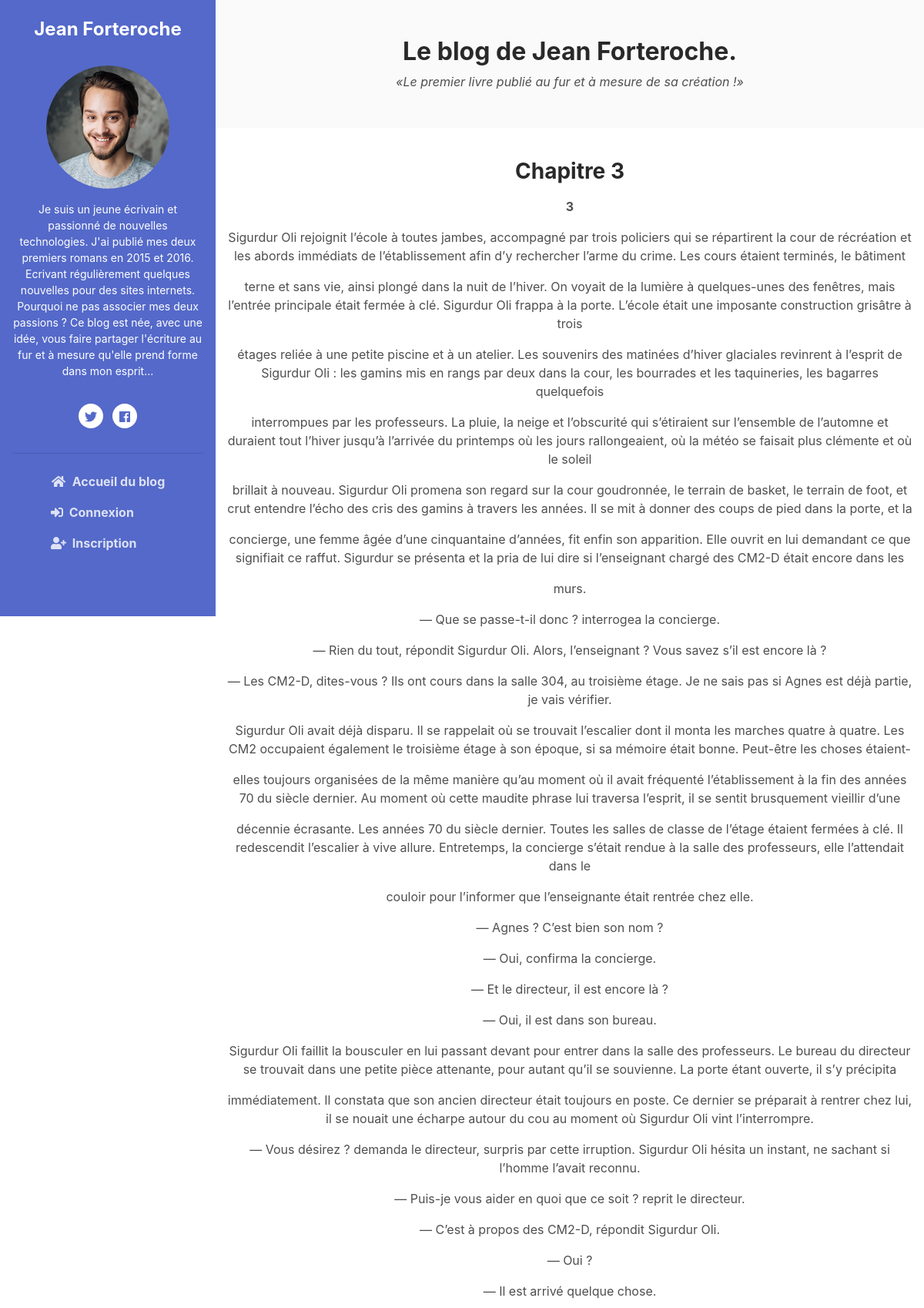
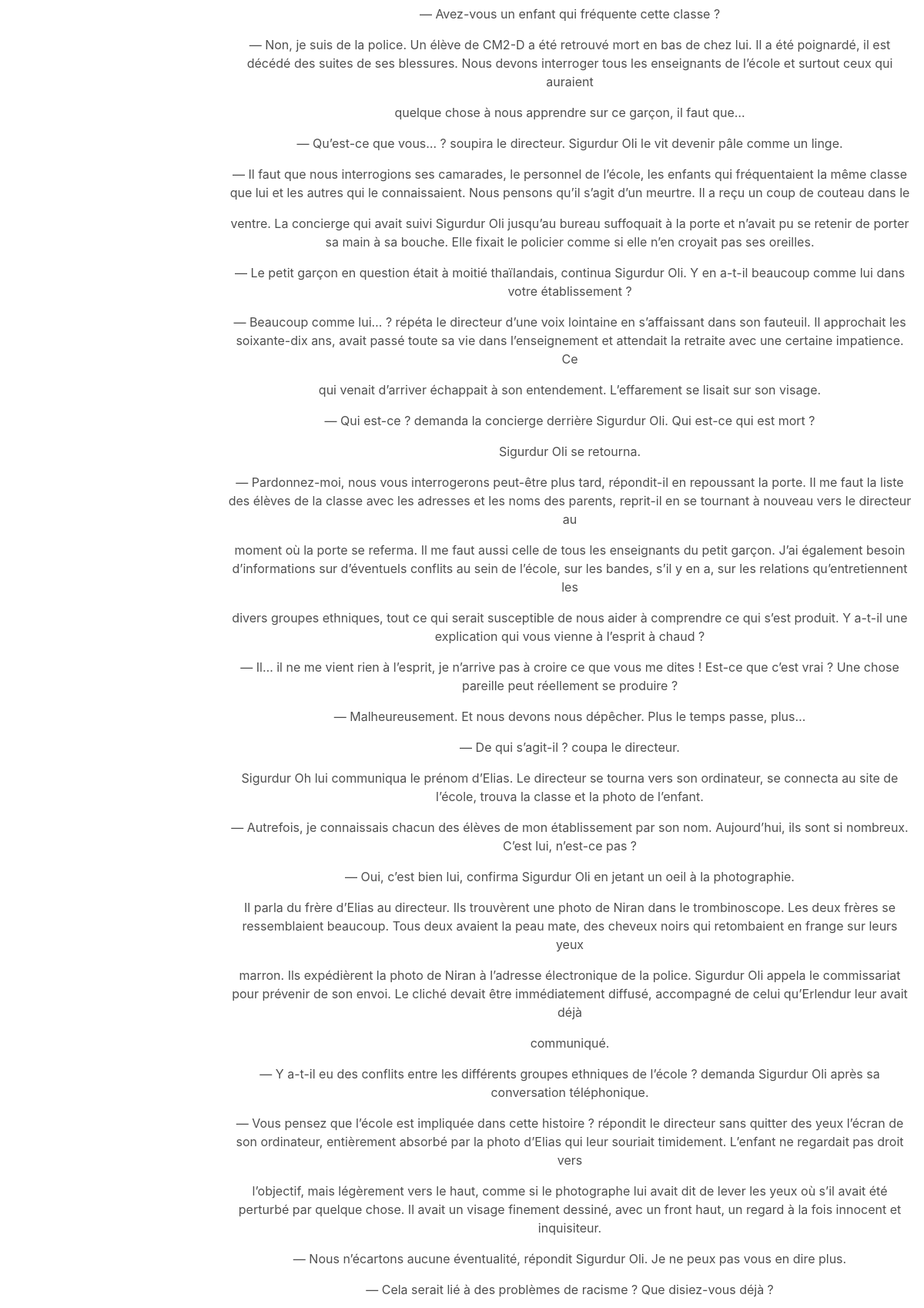
The page /index.php?route=singleArticle&ArticleId=13 (upper part) on the database its author committed (2 pictures, top to bottom).
### tables this page shows
CREATE TABLE IF NOT EXISTS `article` (
  `id` int(11) NOT NULL AUTO_INCREMENT,
  `title` varchar(255) NOT NULL,
  `content` longtext NOT NULL,
  `created_at` datetime NOT NULL,
  `updated_at` datetime DEFAULT NULL,
  `published` tinyint(4) NOT NULL,
  `user_id` int(11) NOT NULL,
  PRIMARY KEY (`id`,`user_id`),
  KEY `fk_article_user_idx` (`user_id`)
);

### src/controller/FrontController.php (called while the page is built, shortened)
<?php
    class FrontController extends Controller
    {
        public function singleArticle(Parameter $articleId)
        {
            $id = $articleId->getParameter('ArticleId');
            $singleArticle = $this->articleDAO->getArticle($id);
            $comments = $this->commentDAO->getComments($id);
            $this->view->render('singleArticle', [
                'singleArticle' => $singleArticle,
                'comments' => $comments]);
        }
    }

### public/index.php (called while the page is built, shortened)
<?php
$router = new App\config\Router();
$router->startRouter();

### src/controller/Controller.php (called while the page is built, shortened)
<?php
abstract class Controller
{
    public function __construct()
    {
        $this->articleDAO = new ArticleDAO();
    }
}

### config/Parameter.php (called while the page is built, shortened)
<?php
class Parameter
{
    private $superglobal;
    public function __construct($superglobal)
    {
        $this->superglobal = $superglobal;
    }
    public function getParameter($name)
    {
        if (isset($this->superglobal[$name]))
        {
            return $this->superglobal[$name];
        }
    }
}

### src/DAO/ArticleDAO.php (called while the page is built, shortened)
<?php
class ArticleDAO extends DAO
{
    private function buildObject($row)
    {
        $article = new Article();
        $article->setId($row['id']);
        $article->setTitle($row['title']);
        $article->setContent($row['content']);
        $article->setCreatedAt($row['created_at']);
        $article->setUpdatedAt($row['updated_at']);
        $article->setPublished($row['published']);
        return $article;
    }
    public function getArticle($id)
    {
        $sql = 'SELECT id, title, content, created_at, updated_at, published FROM article WHERE id=:id';
        $result = $this->creatQuery($sql, [
            'id' => $id
        ]);
        $article = $result->fetch();
        return $this->buildObject($article);
    }
}

### src/DAO/DAO.php (called while the page is built, shortened)
<?php
abstract class DAO
{
    private $connection;
    private function getConnection()
    {
        try {
            $this->connection = new PDO(DB_HOST, DB_USER, DB_PASS);
            $this->connection->setAttribute(PDO::ATTR_ERRMODE, PDO::ERRMODE_EXCEPTION);
            return $this->connection;
        } catch (Exception $errorConnection) {
            die('Erreur lors de la connection:' . $errorConnection->getMessage());
        }
    }
    private function checkConnection()
    {
        if ($this->connection === null) {
            return $this->getConnection();
        }
        return $this->connection;
    }
    protected function creatQuery($sql, $parameters = null)
    {
        if ($parameters) {
            $result = $this->checkConnection()->prepare($sql);
            $result->execute($parameters);
            return $result;
        }
        $result = $this->checkConnection()->query($sql);
        return $result;
    }
}

### src/model/Article.php (called while the page is built, shortened)
<?php
class Article
{
    private $title;
    private $content;
    public function getTitle()
    {
        return $this->title;
    }
    public function setTitle($title)
    {
        $this->title = $title;
    }
    public function getContent()
    {
        return $this->content;
    }
    public function setContent($content)
    {
        $this->content = $content;
    }
}

### templates/singleArticle.php (the view, shortened to what this page needs)
<div class="container-fluid text-center">
    <h3 class="mt-4 mb-3"><?= htmlspecialchars($singleArticle->getTitle()); ?></a></h3>
    <p><?= $singleArticle->getContent(); ?></p>
</div>

### rows shown on the page
article: title "Chapitre 3", content "3 Sigurdur Oli rejoignit l’école à toutes jambes, accompagné par trois policiers qui se répartirent la cour de récréation et les abords immédiats de l’établissement afin d’y rechercher l’arme du crime. Les cours étaient terminés, le bâtiment terne et sans vie, ainsi plongé dans la nuit de l’hiver. On voyait de la lumière à quelques-unes des fenêtres, mais l’entrée principale était fermée à clé. Sigurdur Oli frappa à la porte. L’école était une imposante construction grisâtre à trois étages reliée à une petite piscine et à un atelier. Les souvenirs des matinées d’hiver glaciales revinrent à l’esprit de Sigurdur Oli : les gamins mis en rangs par deux dans la cour, les bourrades et les…"
